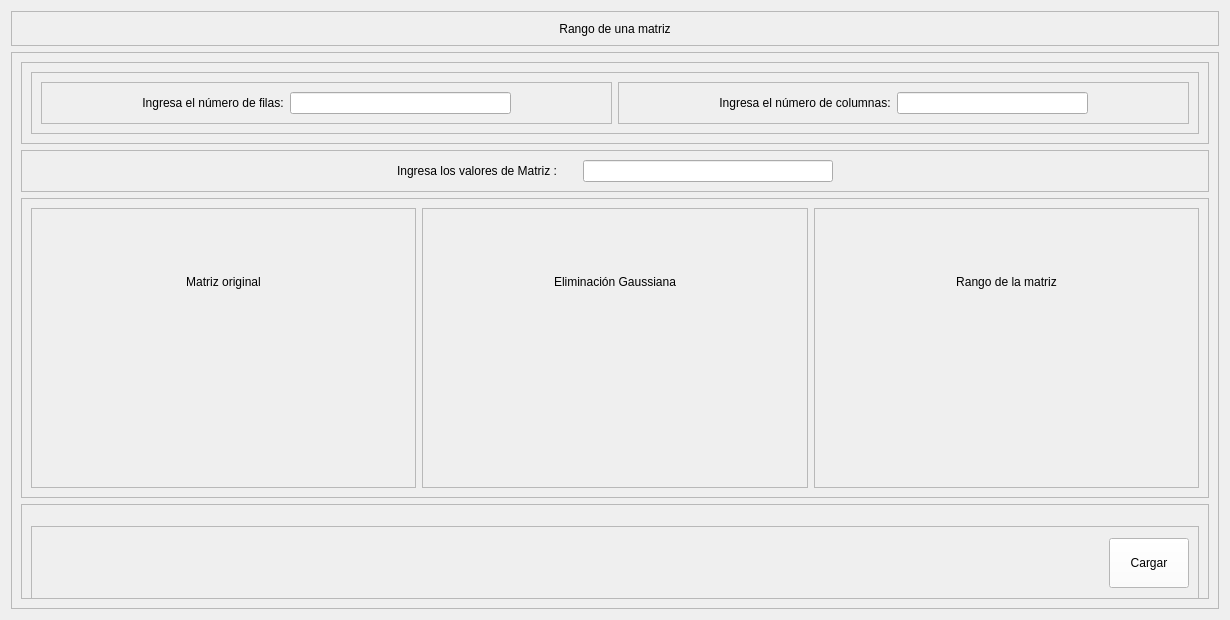
            <widget class="QWidget" name="page_rango">
             <layout class="QVBoxLayout" name="verticalLayout_35">
              <item>
               <widget class="QFrame" name="frame_71">
                <property name="minimumSize">
                 <size>
                  <width>0</width>
                  <height>35</height>
                 </size>
                </property>
                <property name="maximumSize">
                 <size>
                  <width>16777215</width>
                  <height>50</height>
                 </size>
                </property>
                <property name="frameShape">
                 <enum>QFrame::StyledPanel</enum>
                </property>
                <property name="frameShadow">
                 <enum>QFrame::Raised</enum>
                </property>
                <layout class="QHBoxLayout" name="horizontalLayout_48">
                 <item>
                  <widget class="QLabel" name="label_27">
                   <property name="styleSheet">
                    <string notr="true">font: 75 12pt &quot;Open Sans Semibold&quot;</string>
                   </property>
                   <property name="text">
                    <string>Rango de una matriz</string>
                   </property>
                   <property name="alignment">
                    <set>Qt::AlignCenter</set>
                   </property>
                  </widget>
                 </item>
                </layout>
               </widget>
              </item>
              <item>
               <widget class="QFrame" name="frame_68">
                <property name="frameShape">
                 <enum>QFrame::StyledPanel</enum>
                </property>
                <property name="frameShadow">
                 <enum>QFrame::Raised</enum>
                </property>
                <layout class="QVBoxLayout" name="verticalLayout_31">
                 <item>
                  <widget class="QFrame" name="frame_69">
                   <property name="frameShape">
                    <enum>QFrame::StyledPanel</enum>
                   </property>
                   <property name="frameShadow">
                    <enum>QFrame::Raised</enum>
                   </property>
                   <layout class="QHBoxLayout" name="horizontalLayout_61">
                    <item>
                     <widget class="QFrame" name="frame_81">
                      <property name="frameShape">
                       <enum>QFrame::StyledPanel</enum>
                      </property>
                      <property name="frameShadow">
                       <enum>QFrame::Raised</enum>
                      </property>
                      <layout class="QHBoxLayout" name="horizontalLayout_63">
                       <item>
                        <widget class="QFrame" name="frame_82">
                         <property name="frameShape">
                          <enum>QFrame::StyledPanel</enum>
                         </property>
                         <property name="frameShadow">
                          <enum>QFrame::Raised</enum>
                         </property>
                         <layout class="QHBoxLayout" name="horizontalLayout_64">
                          <property name="leftMargin">
                           <number>100</number>
                          </property>
                          <property name="rightMargin">
                           <number>100</number>
                          </property>
                          <item>
                           <widget class="QLabel" name="label_40">
                            <property name="styleSheet">
                             <string notr="true">font: 75 9pt &quot;Open Sans Semibold&quot;</string>
                            </property>
                            <property name="text">
                             <string>Ingresa el número de filas:</string>
                            </property>
                            <property name="alignment">
                             <set>Qt::AlignCenter</set>
                            </property>
                           </widget>
                          </item>
                          <item>
                           <widget class="QLineEdit" name="le_filas_8">
                            <property name="styleSheet">
                             <string notr="true">font: 75 8pt &quot;Open Sans Semibold&quot;</string>
                            </property>
                           </widget>
                          </item>
                         </layout>
                        </widget>
                       </item>
                       <item>
                        <widget class="QFrame" name="frame_83">
                         <property name="frameShape">
                          <enum>QFrame::StyledPanel</enum>
                         </property>
                         <property name="frameShadow">
                          <enum>QFrame::Raised</enum>
                         </property>
                         <layout class="QHBoxLayout" name="horizontalLayout_65">
                          <property name="leftMargin">
                           <number>100</number>
                          </property>
                          <property name="rightMargin">
                           <number>100</number>
                          </property>
                          <item>
                           <widget class="QLabel" name="label_41">
                            <property name="styleSheet">
                             <string notr="true">font: 75 9pt &quot;Open Sans Semibold&quot;</string>
                            </property>
                            <property name="text">
                             <string>Ingresa el número de columnas:</string>
                            </property>
                            <property name="alignment">
                             <set>Qt::AlignCenter</set>
                            </property>
                           </widget>
                          </item>
                          <item>
                           <widget class="QLineEdit" name="le_columnas_8">
                            <property name="styleSheet">
                             <string notr="true">font: 75 8pt &quot;Open Sans Semibold&quot;</string>
                            </property>
                           </widget>
                          </item>
                         </layout>
                        </widget>
                       </item>
                      </layout>
                     </widget>
                    </item>
                   </layout>
                  </widget>
                 </item>
                 <item>
                  <widget class="QFrame" name="frame_84">
                   <property name="frameShape">
                    <enum>QFrame::StyledPanel</enum>
                   </property>
                   <property name="frameShadow">
                    <enum>QFrame::Raised</enum>
                   </property>
                   <layout class="QHBoxLayout" name="horizontalLayout_66">
                    <property name="leftMargin">
                     <number>375</number>
                    </property>
                    <property name="rightMargin">
                     <number>375</number>
                    </property>
                    <item>
                     <widget class="QLabel" name="label_42">
                      <property name="styleSheet">
                       <string notr="true">font: 75 9pt &quot;Open Sans Semibold&quot;</string>
                      </property>
                      <property name="text">
                       <string>Ingresa los valores de Matriz :</string>
                      </property>
                      <property name="alignment">
                       <set>Qt::AlignCenter</set>
                      </property>
                     </widget>
                    </item>
                    <item>
                     <spacer name="horizontalSpacer_6">
                      <property name="orientation">
                       <enum>Qt::Horizontal</enum>
                      </property>
                      <property name="sizeHint" stdset="0">
                       <size>
                        <width>20</width>
                        <height>20</height>
                       </size>
                      </property>
                     </spacer>
                    </item>
                    <item>
                     <widget class="QLineEdit" name="le_m1_5">
                      <property name="minimumSize">
                       <size>
                        <width>250</width>
                        <height>0</height>
                       </size>
                      </property>
                      <property name="styleSheet">
                       <string notr="true">font: 75 8pt &quot;Open Sans Semibold&quot;</string>
                      </property>
                     </widget>
                    </item>
                   </layout>
                  </widget>
                 </item>
                 <item>
                  <widget class="QFrame" name="frame_70">
                   <property name="minimumSize">
                    <size>
                     <width>0</width>
                     <height>300</height>
                    </size>
                   </property>
                   <property name="maximumSize">
                    <size>
                     <width>16777215</width>
                     <height>300</height>
                    </size>
                   </property>
                   <property name="frameShape">
                    <enum>QFrame::StyledPanel</enum>
                   </property>
                   <property name="frameShadow">
                    <enum>QFrame::Raised</enum>
                   </property>
                   <layout class="QHBoxLayout" name="horizontalLayout_67">
                    <item>
                     <widget class="QFrame" name="frame_85">
                      <property name="frameShape">
                       <enum>QFrame::StyledPanel</enum>
                      </property>
                      <property name="frameShadow">
                       <enum>QFrame::Raised</enum>
                      </property>
                      <layout class="QVBoxLayout" name="verticalLayout_32">
                       <item>
                        <widget class="QLabel" name="label_43">
                         <property name="styleSheet">
                          <string notr="true">font: 75 9pt &quot;Open Sans Semibold&quot;</string>
                         </property>
                         <property name="text">
                          <string>Matriz original</string>
                         </property>
                         <property name="alignment">
                          <set>Qt::AlignCenter</set>
                         </property>
                        </widget>
                       </item>
                       <item>
                        <widget class="QLabel" name="label_44">
                         <property name="styleSheet">
                          <string notr="true">font: 75 10pt &quot;Open Sans Semibold&quot;</string>
                         </property>
                         <property name="text">
                          <string/>
                         </property>
                         <property name="alignment">
                          <set>Qt::AlignCenter</set>
                         </property>
                        </widget>
                       </item>
                      </layout>
                     </widget>
                    </item>
                    <item>
                     <widget class="QFrame" name="frame_86">
                      <property name="frameShape">
                       <enum>QFrame::StyledPanel</enum>
                      </property>
                      <property name="frameShadow">
                       <enum>QFrame::Raised</enum>
                      </property>
                      <layout class="QVBoxLayout" name="verticalLayout_33">
                       <item>
                        <widget class="QLabel" name="label_45">
                         <property name="styleSheet">
                          <string notr="true">font: 75 9pt &quot;Open Sans Semibold&quot;</string>
                         </property>
                         <property name="text">
                          <string>Eliminación Gaussiana</string>
                         </property>
                         <property name="alignment">
                          <set>Qt::AlignCenter</set>
                         </property>
                        </widget>
                       </item>
                       <item>
                        <widget class="QLabel" name="label_46">
                         <property name="styleSheet">
                          <string notr="true">font: 75 10pt &quot;Open Sans Semibold&quot;</string>
                         </property>
                         <property name="text">
                          <string/>
                         </property>
                         <property name="alignment">
                          <set>Qt::AlignCenter</set>
                         </property>
                        </widget>
                       </item>
                      </layout>
                     </widget>
                    </item>
                    <item>
                     <widget class="QFrame" name="frame_87">
                      <property name="frameShape">
                       <enum>QFrame::StyledPanel</enum>
                      </property>
                      <property name="frameShadow">
                       <enum>QFrame::Raised</enum>
                      </property>
                      <layout class="QVBoxLayout" name="verticalLayout_34">
                       <item>
                        <widget class="QLabel" name="label_47">
                         <property name="styleSheet">
                          <string notr="true">font: 75 9pt &quot;Open Sans Semibold&quot;</string>
                         </property>
                         <property name="text">
                          <string>Rango de la matriz</string>
                         </property>
                         <property name="alignment">
                          <set>Qt::AlignCenter</set>
                         </property>
                        </widget>
                       </item>
                       <item>
                        <widget class="QLabel" name="label_48">
                         <property name="styleSheet">
                          <string notr="true">font: 75 10pt &quot;Open Sans Semibold&quot;</string>
                         </property>
                         <property name="text">
                          <string/>
                         </property>
                         <property name="alignment">
                          <set>Qt::AlignCenter</set>
                         </property>
                        </widget>
                       </item>
                      </layout>
                     </widget>
                    </item>
                   </layout>
                  </widget>
                 </item>
                 <item>
                  <widget class="QFrame" name="frame_88">
                   <property name="frameShape">
                    <enum>QFrame::StyledPanel</enum>
                   </property>
                   <property name="frameShadow">
                    <enum>QFrame::Raised</enum>
                   </property>
                   <layout class="QHBoxLayout" name="horizontalLayout_68">
                    <item>
                     <widget class="QFrame" name="frame_89">
                      <property name="minimumSize">
                       <size>
                        <width>0</width>
                        <height>75</height>
                       </size>
                      </property>
                      <property name="maximumSize">
                       <size>
                        <width>16777215</width>
                        <height>50</height>
                       </size>
                      </property>
                      <property name="frameShape">
                       <enum>QFrame::StyledPanel</enum>
                      </property>
                      <property name="frameShadow">
                       <enum>QFrame::Raised</enum>
                      </property>
                      <layout class="QHBoxLayout" name="horizontalLayout_69">
                       <item>
                        <spacer name="horizontalSpacer_7">
                         <property name="orientation">
                          <enum>Qt::Horizontal</enum>
                         </property>
                         <property name="sizeHint" stdset="0">
                          <size>
                           <width>857</width>
                           <height>20</height>
                          </size>
                         </property>
                        </spacer>
                       </item>
                       <item>
                        <widget class="QPushButton" name="btn_resultado_rango">
                         <property name="minimumSize">
                          <size>
                           <width>0</width>
                           <height>50</height>
                          </size>
                         </property>
                         <property name="styleSheet">
                          <string notr="true">QFrame{
background-color: rgb(51, 157, 255);
}

QPushButton{
color: rgb(0, 0, 0);
background-color: rgb(255, 255, 255);
font: 75 9pt &quot;Open Sans Semibold&quot;
}

QPushButton:hover{
color: rgb(255, 255, 255);
background-color: rgb(207, 178, 132);
font: 75 10pt  &quot;Open Sans Semibold&quot;
}</string>
                         </property>
                         <property name="text">
                          <string>Cargar</string>
                         </property>
                        </widget>
                       </item>
                      </layout>
                     </widget>
                    </item>
                   </layout>
                  </widget>
                 </item>
                </layout>
               </widget>
              </item>
             </layout>
            </widget>
